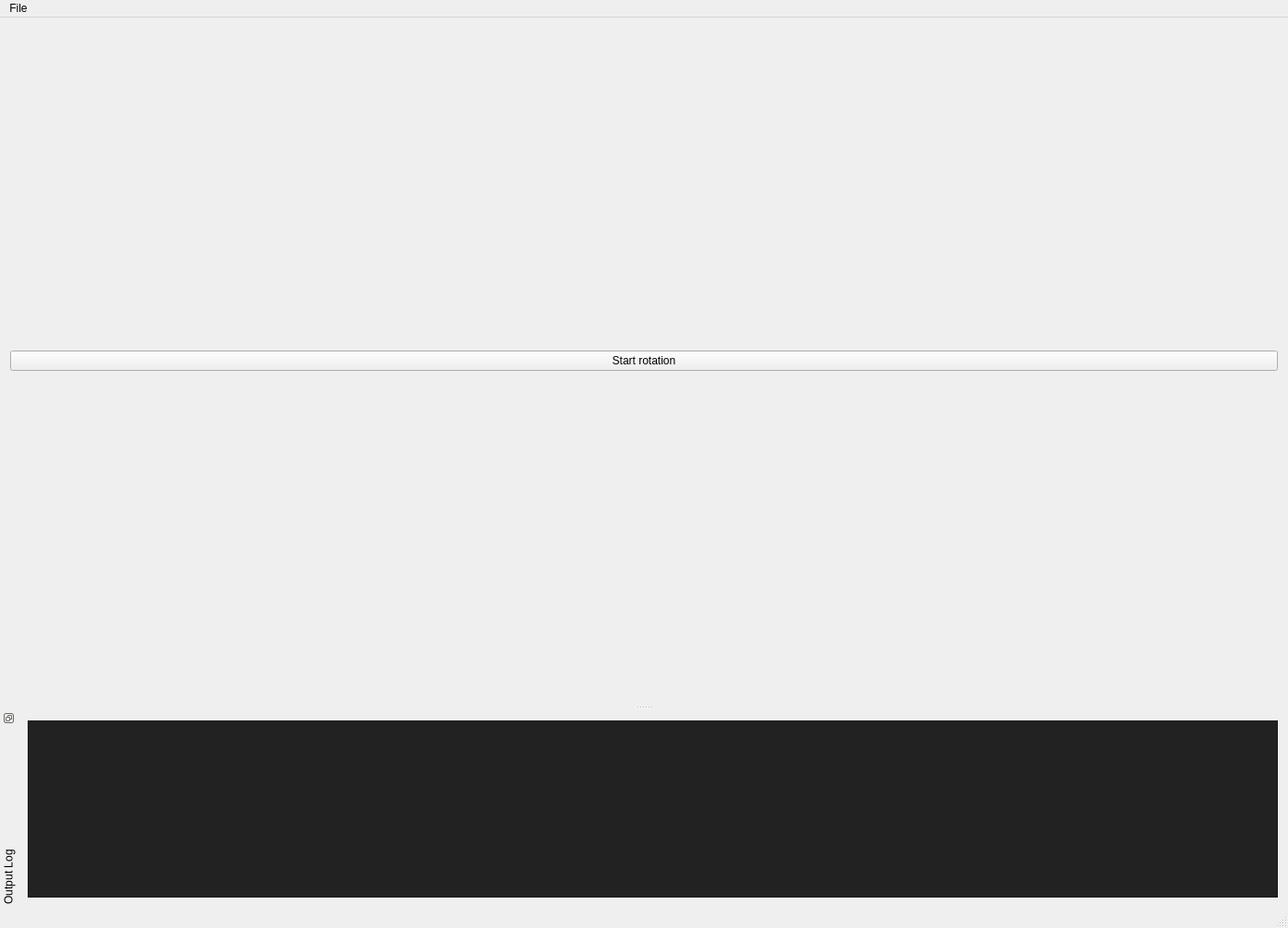
<?xml version="1.0" encoding="UTF-8"?>
<ui version="4.0">
 <class>MainWindow</class>
 <widget class="QMainWindow" name="MainWindow">
  <property name="geometry">
   <rect>
    <x>0</x>
    <y>0</y>
    <width>1396</width>
    <height>1006</height>
   </rect>
  </property>
  <property name="windowTitle">
   <string>OpenGL in Qt is great fun!</string>
  </property>
  <widget class="QWidget" name="centralWidget">
   <layout class="QVBoxLayout" name="verticalLayout">
    <item>
     <widget class="QPushButton" name="rotationButton">
      <property name="text">
       <string>Start rotation</string>
      </property>
      <property name="checkable">
       <bool>true</bool>
      </property>
      <property name="checked">
       <bool>false</bool>
      </property>
      <property name="autoDefault">
       <bool>false</bool>
      </property>
     </widget>
    </item>
    <item>
     <layout class="QVBoxLayout" name="OpenGLLayout"/>
    </item>
   </layout>
  </widget>
  <widget class="QMenuBar" name="menuBar">
   <property name="geometry">
    <rect>
     <x>0</x>
     <y>0</y>
     <width>1396</width>
     <height>21</height>
    </rect>
   </property>
   <widget class="QMenu" name="menuFile">
    <property name="title">
     <string>File</string>
    </property>
    <addaction name="fileExit"/>
   </widget>
   <addaction name="menuFile"/>
  </widget>
  <widget class="QStatusBar" name="statusBar"/>
  <widget class="QDockWidget" name="dockWidgetConsole">
   <property name="features">
    <set>QDockWidget::DockWidgetFloatable|QDockWidget::DockWidgetMovable|QDockWidget::DockWidgetVerticalTitleBar</set>
   </property>
   <property name="windowTitle">
    <string>Output Log</string>
   </property>
   <attribute name="dockWidgetArea">
    <number>8</number>
   </attribute>
   <widget class="QWidget" name="dockWidgetContents">
    <layout class="QHBoxLayout" name="horizontalLayout">
     <item>
      <widget class="QPlainTextEdit" name="outputLog">
       <property name="palette">
        <palette>
         <active>
          <colorrole role="Button">
           <brush brushstyle="SolidPattern">
            <color alpha="255">
             <red>34</red>
             <green>34</green>
             <blue>34</blue>
            </color>
           </brush>
          </colorrole>
          <colorrole role="Light">
           <brush brushstyle="SolidPattern">
            <color alpha="255">
             <red>51</red>
             <green>51</green>
             <blue>51</blue>
            </color>
           </brush>
          </colorrole>
          <colorrole role="Midlight">
           <brush brushstyle="SolidPattern">
            <color alpha="255">
             <red>42</red>
             <green>42</green>
             <blue>42</blue>
            </color>
           </brush>
          </colorrole>
          <colorrole role="Dark">
           <brush brushstyle="SolidPattern">
            <color alpha="255">
             <red>17</red>
             <green>17</green>
             <blue>17</blue>
            </color>
           </brush>
          </colorrole>
          <colorrole role="Mid">
           <brush brushstyle="SolidPattern">
            <color alpha="255">
             <red>23</red>
             <green>23</green>
             <blue>23</blue>
            </color>
           </brush>
          </colorrole>
          <colorrole role="Text">
           <brush brushstyle="SolidPattern">
            <color alpha="255">
             <red>255</red>
             <green>255</green>
             <blue>255</blue>
            </color>
           </brush>
          </colorrole>
          <colorrole role="BrightText">
           <brush brushstyle="SolidPattern">
            <color alpha="255">
             <red>255</red>
             <green>255</green>
             <blue>255</blue>
            </color>
           </brush>
          </colorrole>
          <colorrole role="ButtonText">
           <brush brushstyle="SolidPattern">
            <color alpha="255">
             <red>255</red>
             <green>255</green>
             <blue>255</blue>
            </color>
           </brush>
          </colorrole>
          <colorrole role="Base">
           <brush brushstyle="SolidPattern">
            <color alpha="255">
             <red>34</red>
             <green>34</green>
             <blue>34</blue>
            </color>
           </brush>
          </colorrole>
          <colorrole role="Window">
           <brush brushstyle="SolidPattern">
            <color alpha="255">
             <red>34</red>
             <green>34</green>
             <blue>34</blue>
            </color>
           </brush>
          </colorrole>
          <colorrole role="Shadow">
           <brush brushstyle="SolidPattern">
            <color alpha="255">
             <red>0</red>
             <green>0</green>
             <blue>0</blue>
            </color>
           </brush>
          </colorrole>
          <colorrole role="AlternateBase">
           <brush brushstyle="SolidPattern">
            <color alpha="255">
             <red>17</red>
             <green>17</green>
             <blue>17</blue>
            </color>
           </brush>
          </colorrole>
          <colorrole role="ToolTipBase">
           <brush brushstyle="SolidPattern">
            <color alpha="255">
             <red>255</red>
             <green>255</green>
             <blue>220</blue>
            </color>
           </brush>
          </colorrole>
          <colorrole role="ToolTipText">
           <brush brushstyle="SolidPattern">
            <color alpha="255">
             <red>0</red>
             <green>0</green>
             <blue>0</blue>
            </color>
           </brush>
          </colorrole>
          <colorrole role="PlaceholderText">
           <brush brushstyle="SolidPattern">
            <color alpha="128">
             <red>255</red>
             <green>255</green>
             <blue>255</blue>
            </color>
           </brush>
          </colorrole>
         </active>
         <inactive>
          <colorrole role="Button">
           <brush brushstyle="SolidPattern">
            <color alpha="255">
             <red>34</red>
             <green>34</green>
             <blue>34</blue>
            </color>
           </brush>
          </colorrole>
          <colorrole role="Light">
           <brush brushstyle="SolidPattern">
            <color alpha="255">
             <red>51</red>
             <green>51</green>
             <blue>51</blue>
            </color>
           </brush>
          </colorrole>
          <colorrole role="Midlight">
           <brush brushstyle="SolidPattern">
            <color alpha="255">
             <red>42</red>
             <green>42</green>
             <blue>42</blue>
            </color>
           </brush>
          </colorrole>
          <colorrole role="Dark">
           <brush brushstyle="SolidPattern">
            <color alpha="255">
             <red>17</red>
             <green>17</green>
             <blue>17</blue>
            </color>
           </brush>
          </colorrole>
          <colorrole role="Mid">
           <brush brushstyle="SolidPattern">
            <color alpha="255">
             <red>23</red>
             <green>23</green>
             <blue>23</blue>
            </color>
           </brush>
          </colorrole>
          <colorrole role="Text">
           <brush brushstyle="SolidPattern">
            <color alpha="255">
             <red>255</red>
             <green>255</green>
             <blue>255</blue>
            </color>
           </brush>
          </colorrole>
          <colorrole role="BrightText">
           <brush brushstyle="SolidPattern">
            <color alpha="255">
             <red>255</red>
             <green>255</green>
             <blue>255</blue>
            </color>
           </brush>
          </colorrole>
          <colorrole role="ButtonText">
           <brush brushstyle="SolidPattern">
            <color alpha="255">
             <red>255</red>
             <green>255</green>
             <blue>255</blue>
            </color>
           </brush>
          </colorrole>
          <colorrole role="Base">
           <brush brushstyle="SolidPattern">
            <color alpha="255">
             <red>34</red>
             <green>34</green>
             <blue>34</blue>
            </color>
           </brush>
          </colorrole>
          <colorrole role="Window">
           <brush brushstyle="SolidPattern">
            <color alpha="255">
             <red>34</red>
             <green>34</green>
             <blue>34</blue>
            </color>
           </brush>
          </colorrole>
          <colorrole role="Shadow">
           <brush brushstyle="SolidPattern">
            <color alpha="255">
             <red>0</red>
             <green>0</green>
             <blue>0</blue>
            </color>
           </brush>
          </colorrole>
          <colorrole role="AlternateBase">
           <brush brushstyle="SolidPattern">
            <color alpha="255">
             <red>17</red>
             <green>17</green>
             <blue>17</blue>
            </color>
           </brush>
          </colorrole>
          <colorrole role="ToolTipBase">
           <brush brushstyle="SolidPattern">
            <color alpha="255">
             <red>255</red>
             <green>255</green>
             <blue>220</blue>
            </color>
           </brush>
          </colorrole>
          <colorrole role="ToolTipText">
           <brush brushstyle="SolidPattern">
            <color alpha="255">
             <red>0</red>
             <green>0</green>
             <blue>0</blue>
            </color>
           </brush>
          </colorrole>
          <colorrole role="PlaceholderText">
           <brush brushstyle="SolidPattern">
            <color alpha="128">
             <red>255</red>
             <green>255</green>
             <blue>255</blue>
            </color>
           </brush>
          </colorrole>
         </inactive>
         <disabled>
          <colorrole role="Button">
           <brush brushstyle="SolidPattern">
            <color alpha="255">
             <red>34</red>
             <green>34</green>
             <blue>34</blue>
            </color>
           </brush>
          </colorrole>
          <colorrole role="Light">
           <brush brushstyle="SolidPattern">
            <color alpha="255">
             <red>51</red>
             <green>51</green>
             <blue>51</blue>
            </color>
           </brush>
          </colorrole>
          <colorrole role="Midlight">
           <brush brushstyle="SolidPattern">
            <color alpha="255">
             <red>42</red>
             <green>42</green>
             <blue>42</blue>
            </color>
           </brush>
          </colorrole>
          <colorrole role="Dark">
           <brush brushstyle="SolidPattern">
            <color alpha="255">
             <red>17</red>
             <green>17</green>
             <blue>17</blue>
            </color>
           </brush>
          </colorrole>
          <colorrole role="Mid">
           <brush brushstyle="SolidPattern">
            <color alpha="255">
             <red>23</red>
             <green>23</green>
             <blue>23</blue>
            </color>
           </brush>
          </colorrole>
          <colorrole role="Text">
           <brush brushstyle="SolidPattern">
            <color alpha="255">
             <red>17</red>
             <green>17</green>
             <blue>17</blue>
            </color>
           </brush>
          </colorrole>
          <colorrole role="BrightText">
           <brush brushstyle="SolidPattern">
            <color alpha="255">
             <red>255</red>
             <green>255</green>
             <blue>255</blue>
            </color>
           </brush>
          </colorrole>
          <colorrole role="ButtonText">
           <brush brushstyle="SolidPattern">
            <color alpha="255">
             <red>17</red>
             <green>17</green>
             <blue>17</blue>
            </color>
           </brush>
          </colorrole>
          <colorrole role="Base">
           <brush brushstyle="SolidPattern">
            <color alpha="255">
             <red>34</red>
             <green>34</green>
             <blue>34</blue>
            </color>
           </brush>
          </colorrole>
          <colorrole role="Window">
           <brush brushstyle="SolidPattern">
            <color alpha="255">
             <red>34</red>
             <green>34</green>
             <blue>34</blue>
            </color>
           </brush>
          </colorrole>
          <colorrole role="Shadow">
           <brush brushstyle="SolidPattern">
            <color alpha="255">
             <red>0</red>
             <green>0</green>
             <blue>0</blue>
            </color>
           </brush>
          </colorrole>
          <colorrole role="AlternateBase">
           <brush brushstyle="SolidPattern">
            <color alpha="255">
             <red>34</red>
             <green>34</green>
             <blue>34</blue>
            </color>
           </brush>
          </colorrole>
          <colorrole role="ToolTipBase">
           <brush brushstyle="SolidPattern">
            <color alpha="255">
             <red>255</red>
             <green>255</green>
             <blue>220</blue>
            </color>
           </brush>
          </colorrole>
          <colorrole role="ToolTipText">
           <brush brushstyle="SolidPattern">
            <color alpha="255">
             <red>0</red>
             <green>0</green>
             <blue>0</blue>
            </color>
           </brush>
          </colorrole>
          <colorrole role="PlaceholderText">
           <brush brushstyle="SolidPattern">
            <color alpha="128">
             <red>255</red>
             <green>255</green>
             <blue>255</blue>
            </color>
           </brush>
          </colorrole>
         </disabled>
        </palette>
       </property>
      </widget>
     </item>
    </layout>
   </widget>
  </widget>
  <action name="fileExit">
   <property name="text">
    <string>Exit</string>
   </property>
   <property name="shortcut">
    <string>Ctrl+Q</string>
   </property>
  </action>
 </widget>
 <layoutdefault spacing="6" margin="11"/>
 <resources/>
 <connections/>
</ui>
